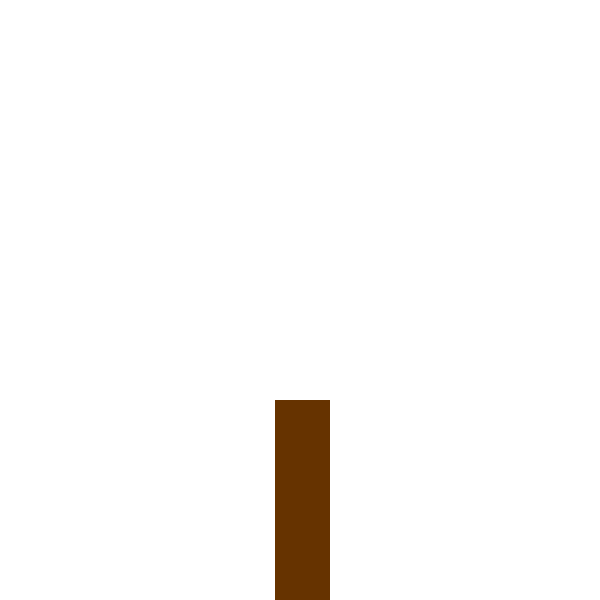
Frame 1 (no input)
Frame 60 (the mouse pressed at the canvas centre just before this capture): identical to frame 1, image omitted
Frame 120 (the mouse held since frame 60 and released just before this capture): identical to frame 1, image omitted

The Processing sketch that drew this single still picture (run headless with seeded random() and noise(); from frame 60 on, the mouse is pressed at the canvas centre):

// Processing sketch: simple_tree
// ── simple_tree.pde
void setup() {
  size(600,600);
  background(255);
}

void draw() {
  drawTree();
}

void drawTree() {
  // color to brown
  stroke(102, 51, 0);
  fill(102, 51, 0);
  rect(width/2-25, height/1.5, width/11,height);  
  
  //draw circles
  stroke(0, 102, 0);
  
}

void mouseClicked() {
  fill(0, 102, 0);
  circle(mouseX, mouseY, 150);
}

void keyPressed() {
  if(key == ' ') {
     save("lone_tree.png");
  }
}
